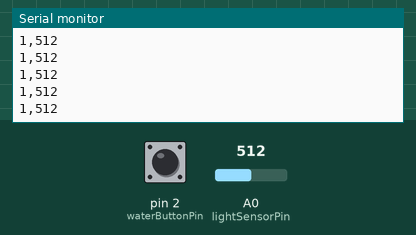
The sketch below on a simulated Arduino Uno, built with avr-gcc and run on an emulated ATmega328P. Shown: the last lines printed to the serial monitor. Inputs (shaded band) come from the test bench; at power-on: A0 (lightSensorPin) = 512, pin 2 (waterButtonPin) HIGH.

Above: at 1.2 s.
1.3 s: A0 (lightSensorPin) set to 716
At 1.31 s:
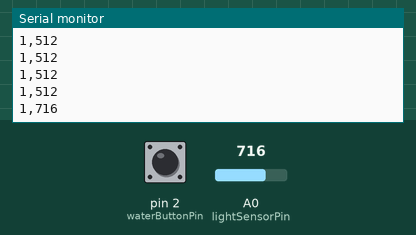
2.8 s: pin 2 (waterButtonPin) pulled LOW for 0.15 s
At 2.82 s:
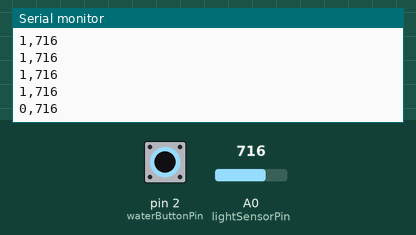
4.4 s: A0 (lightSensorPin) set to 900
At 4.42 s:
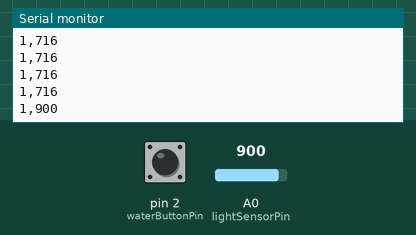
5.9 s: pin 2 (waterButtonPin) pulled LOW for 1 s
At 5.93 s:
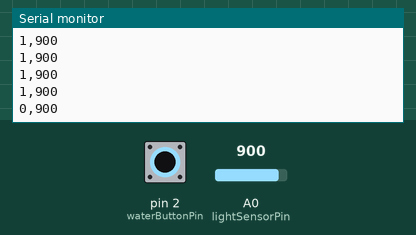
Timing chart, 0 to 8.9 s (numbered marks = the images above; inputs shaded):
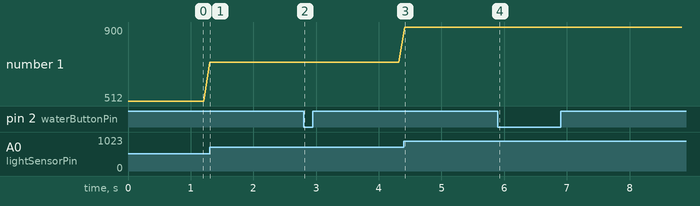

The sketch:

Final-Arduino.ino
```cpp
int waterButtonPin = 2;
int lightSensorPin = A0;

void setup() {
  Serial.begin(9600);
  pinMode(waterButtonPin, INPUT_PULLUP);
}

void loop() {
  int waterButtonState = digitalRead(waterButtonPin);
  int lightSensorValue = analogRead(lightSensorPin);


  Serial.print(waterButtonState);
  Serial.print(",");
  Serial.println(lightSensorValue);

  delay(100);
}
```

Measured:
- after the input at 1.3 s, the serial monitor: prints a new line at once (image 1)
- after the input at 2.8 s, the serial monitor: prints a new line at once (image 2)
- after the input at 4.4 s, the serial monitor: prints a new line at once (image 3)
- after the input at 5.9 s, the serial monitor: prints a new line at once (image 4)
- plotted number 1: 512 → 716 after the input at 1.3 s, 716 → 900 after the input at 4.4 s
